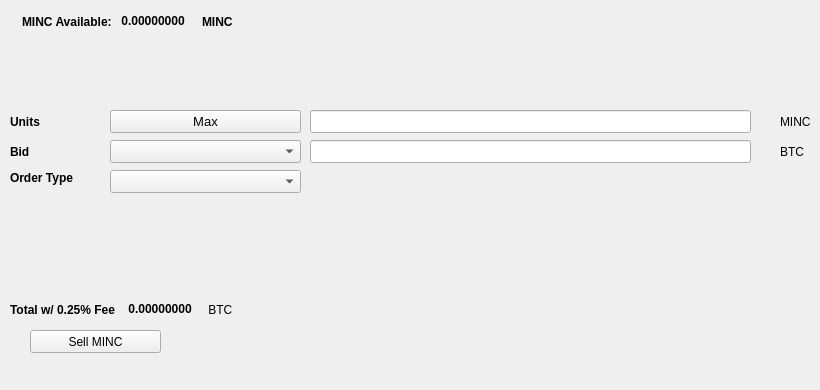
   <widget class="QWidget" name="SellTab">
    <attribute name="title">
     <string>Sell</string>
    </attribute>
    <widget class="QLabel" name="label_16">
     <property name="geometry">
      <rect>
       <x>780</x>
       <y>140</y>
       <width>31</width>
       <height>23</height>
      </rect>
     </property>
     <property name="text">
      <string>BTC</string>
     </property>
    </widget>
    <widget class="QComboBox" name="SellBidcomboBox">
     <property name="geometry">
      <rect>
       <x>110</x>
       <y>140</y>
       <width>191</width>
       <height>23</height>
      </rect>
     </property>
     <property name="font">
      <font>
       <pointsize>10</pointsize>
      </font>
     </property>
    </widget>
    <widget class="QLabel" name="label_18">
     <property name="geometry">
      <rect>
       <x>10</x>
       <y>110</y>
       <width>46</width>
       <height>23</height>
      </rect>
     </property>
     <property name="font">
      <font>
       <weight>75</weight>
       <bold>true</bold>
      </font>
     </property>
     <property name="text">
      <string>Units</string>
     </property>
    </widget>
    <widget class="QPushButton" name="Sell_Max_Amount">
     <property name="geometry">
      <rect>
       <x>110</x>
       <y>110</y>
       <width>191</width>
       <height>23</height>
      </rect>
     </property>
     <property name="font">
      <font>
       <pointsize>10</pointsize>
      </font>
     </property>
     <property name="text">
      <string>Max</string>
     </property>
    </widget>
    <widget class="QLabel" name="label_20">
     <property name="geometry">
      <rect>
       <x>10</x>
       <y>170</y>
       <width>91</width>
       <height>16</height>
      </rect>
     </property>
     <property name="font">
      <font>
       <weight>75</weight>
       <bold>true</bold>
      </font>
     </property>
     <property name="text">
      <string>Order Type</string>
     </property>
    </widget>
    <widget class="QComboBox" name="SellOrdertypeCombo">
     <property name="geometry">
      <rect>
       <x>110</x>
       <y>170</y>
       <width>191</width>
       <height>23</height>
      </rect>
     </property>
     <property name="font">
      <font>
       <pointsize>10</pointsize>
      </font>
     </property>
    </widget>
    <widget class="QLabel" name="label_21">
     <property name="geometry">
      <rect>
       <x>10</x>
       <y>140</y>
       <width>46</width>
       <height>23</height>
      </rect>
     </property>
     <property name="font">
      <font>
       <weight>75</weight>
       <bold>true</bold>
      </font>
     </property>
     <property name="text">
      <string>Bid</string>
     </property>
    </widget>
    <widget class="QLabel" name="label_22">
     <property name="geometry">
      <rect>
       <x>780</x>
       <y>110</y>
       <width>31</width>
       <height>23</height>
      </rect>
     </property>
     <property name="text">
      <string>MINC</string>
     </property>
    </widget>
    <widget class="QLineEdit" name="UnitsInputMINC">
     <property name="geometry">
      <rect>
       <x>310</x>
       <y>110</y>
       <width>441</width>
       <height>23</height>
      </rect>
     </property>
     <property name="font">
      <font>
       <pointsize>9</pointsize>
       <weight>75</weight>
       <bold>true</bold>
      </font>
     </property>
    </widget>
    <widget class="QLineEdit" name="SellBidPriceEdit">
     <property name="geometry">
      <rect>
       <x>310</x>
       <y>140</y>
       <width>441</width>
       <height>23</height>
      </rect>
     </property>
     <property name="font">
      <font>
       <pointsize>9</pointsize>
       <weight>75</weight>
       <bold>true</bold>
      </font>
     </property>
    </widget>
    <widget class="QPushButton" name="SellMINCBTN">
     <property name="geometry">
      <rect>
       <x>30</x>
       <y>330</y>
       <width>131</width>
       <height>23</height>
      </rect>
     </property>
     <property name="text">
      <string>Sell MINC</string>
     </property>
     <property name="icon">
      <iconset resource="../minnodes">
       <normaloff>:/icons/bitcoin</normaloff>:/icons/bitcoin</iconset>
     </property>
    </widget>
    <widget class="QWidget" name="layoutWidget3">
     <property name="geometry">
      <rect>
       <x>22</x>
       <y>12</y>
       <width>258</width>
       <height>19</height>
      </rect>
     </property>
     <layout class="QHBoxLayout" name="horizontalLayout">
      <item>
       <widget class="QLabel" name="label232_2">
        <property name="font">
         <font>
          <weight>75</weight>
          <bold>true</bold>
         </font>
        </property>
        <property name="text">
         <string>MINC Available:</string>
        </property>
       </widget>
      </item>
      <item>
       <widget class="QLabel" name="MINCAvailableLabel">
        <property name="palette">
         <palette>
          <active>
           <colorrole role="WindowText">
            <brush brushstyle="SolidPattern">
             <color alpha="255">
              <red>0</red>
              <green>0</green>
              <blue>0</blue>
             </color>
            </brush>
           </colorrole>
           <colorrole role="Button">
            <brush brushstyle="SolidPattern">
             <color alpha="255">
              <red>0</red>
              <green>170</green>
              <blue>0</blue>
             </color>
            </brush>
           </colorrole>
           <colorrole role="Light">
            <brush brushstyle="SolidPattern">
             <color alpha="255">
              <red>0</red>
              <green>255</green>
              <blue>0</blue>
             </color>
            </brush>
           </colorrole>
           <colorrole role="Midlight">
            <brush brushstyle="SolidPattern">
             <color alpha="255">
              <red>0</red>
              <green>212</green>
              <blue>0</blue>
             </color>
            </brush>
           </colorrole>
           <colorrole role="Dark">
            <brush brushstyle="SolidPattern">
             <color alpha="255">
              <red>0</red>
              <green>85</green>
              <blue>0</blue>
             </color>
            </brush>
           </colorrole>
           <colorrole role="Mid">
            <brush brushstyle="SolidPattern">
             <color alpha="255">
              <red>0</red>
              <green>113</green>
              <blue>0</blue>
             </color>
            </brush>
           </colorrole>
           <colorrole role="Text">
            <brush brushstyle="SolidPattern">
             <color alpha="255">
              <red>0</red>
              <green>170</green>
              <blue>0</blue>
             </color>
            </brush>
           </colorrole>
           <colorrole role="BrightText">
            <brush brushstyle="SolidPattern">
             <color alpha="255">
              <red>255</red>
              <green>255</green>
              <blue>255</blue>
             </color>
            </brush>
           </colorrole>
           <colorrole role="ButtonText">
            <brush brushstyle="SolidPattern">
             <color alpha="255">
              <red>0</red>
              <green>0</green>
              <blue>0</blue>
             </color>
            </brush>
           </colorrole>
           <colorrole role="Base">
            <brush brushstyle="SolidPattern">
             <color alpha="255">
              <red>255</red>
              <green>255</green>
              <blue>255</blue>
             </color>
            </brush>
           </colorrole>
           <colorrole role="Window">
            <brush brushstyle="SolidPattern">
             <color alpha="255">
              <red>0</red>
              <green>170</green>
              <blue>0</blue>
             </color>
            </brush>
           </colorrole>
           <colorrole role="Shadow">
            <brush brushstyle="SolidPattern">
             <color alpha="255">
              <red>0</red>
              <green>0</green>
              <blue>0</blue>
             </color>
            </brush>
           </colorrole>
           <colorrole role="AlternateBase">
            <brush brushstyle="SolidPattern">
             <color alpha="255">
              <red>127</red>
              <green>212</green>
              <blue>127</blue>
             </color>
            </brush>
           </colorrole>
           <colorrole role="ToolTipBase">
            <brush brushstyle="SolidPattern">
             <color alpha="255">
              <red>255</red>
              <green>255</green>
              <blue>220</blue>
             </color>
            </brush>
           </colorrole>
           <colorrole role="ToolTipText">
            <brush brushstyle="SolidPattern">
             <color alpha="255">
              <red>0</red>
              <green>0</green>
              <blue>0</blue>
             </color>
            </brush>
           </colorrole>
          </active>
          <inactive>
           <colorrole role="WindowText">
            <brush brushstyle="SolidPattern">
             <color alpha="255">
              <red>0</red>
              <green>0</green>
              <blue>0</blue>
             </color>
            </brush>
           </colorrole>
           <colorrole role="Button">
            <brush brushstyle="SolidPattern">
             <color alpha="255">
              <red>0</red>
              <green>170</green>
              <blue>0</blue>
             </color>
            </brush>
           </colorrole>
           <colorrole role="Light">
            <brush brushstyle="SolidPattern">
             <color alpha="255">
              <red>0</red>
              <green>255</green>
              <blue>0</blue>
             </color>
            </brush>
           </colorrole>
           <colorrole role="Midlight">
            <brush brushstyle="SolidPattern">
             <color alpha="255">
              <red>0</red>
              <green>212</green>
              <blue>0</blue>
             </color>
            </brush>
           </colorrole>
           <colorrole role="Dark">
            <brush brushstyle="SolidPattern">
             <color alpha="255">
              <red>0</red>
              <green>85</green>
              <blue>0</blue>
             </color>
            </brush>
           </colorrole>
           <colorrole role="Mid">
            <brush brushstyle="SolidPattern">
             <color alpha="255">
              <red>0</red>
              <green>113</green>
              <blue>0</blue>
             </color>
            </brush>
           </colorrole>
           <colorrole role="Text">
            <brush brushstyle="SolidPattern">
             <color alpha="255">
              <red>0</red>
              <green>170</green>
              <blue>0</blue>
             </color>
            </brush>
           </colorrole>
           <colorrole role="BrightText">
            <brush brushstyle="SolidPattern">
             <color alpha="255">
              <red>255</red>
              <green>255</green>
              <blue>255</blue>
             </color>
            </brush>
           </colorrole>
           <colorrole role="ButtonText">
            <brush brushstyle="SolidPattern">
             <color alpha="255">
              <red>0</red>
              <green>0</green>
              <blue>0</blue>
             </color>
            </brush>
           </colorrole>
           <colorrole role="Base">
            <brush brushstyle="SolidPattern">
             <color alpha="255">
              <red>255</red>
              <green>255</green>
              <blue>255</blue>
             </color>
            </brush>
           </colorrole>
           <colorrole role="Window">
            <brush brushstyle="SolidPattern">
             <color alpha="255">
              <red>0</red>
              <green>170</green>
              <blue>0</blue>
             </color>
            </brush>
           </colorrole>
           <colorrole role="Shadow">
            <brush brushstyle="SolidPattern">
             <color alpha="255">
              <red>0</red>
              <green>0</green>
              <blue>0</blue>
             </color>
            </brush>
           </colorrole>
           <colorrole role="AlternateBase">
            <brush brushstyle="SolidPattern">
             <color alpha="255">
              <red>127</red>
              <green>212</green>
              <blue>127</blue>
             </color>
            </brush>
           </colorrole>
           <colorrole role="ToolTipBase">
            <brush brushstyle="SolidPattern">
             <color alpha="255">
              <red>255</red>
              <green>255</green>
              <blue>220</blue>
             </color>
            </brush>
           </colorrole>
           <colorrole role="ToolTipText">
            <brush brushstyle="SolidPattern">
             <color alpha="255">
              <red>0</red>
              <green>0</green>
              <blue>0</blue>
             </color>
            </brush>
           </colorrole>
          </inactive>
          <disabled>
           <colorrole role="WindowText">
            <brush brushstyle="SolidPattern">
             <color alpha="255">
              <red>0</red>
              <green>85</green>
              <blue>0</blue>
             </color>
            </brush>
           </colorrole>
           <colorrole role="Button">
            <brush brushstyle="SolidPattern">
             <color alpha="255">
              <red>0</red>
              <green>170</green>
              <blue>0</blue>
             </color>
            </brush>
           </colorrole>
           <colorrole role="Light">
            <brush brushstyle="SolidPattern">
             <color alpha="255">
              <red>0</red>
              <green>255</green>
              <blue>0</blue>
             </color>
            </brush>
           </colorrole>
           <colorrole role="Midlight">
            <brush brushstyle="SolidPattern">
             <color alpha="255">
              <red>0</red>
              <green>212</green>
              <blue>0</blue>
             </color>
            </brush>
           </colorrole>
           <colorrole role="Dark">
            <brush brushstyle="SolidPattern">
             <color alpha="255">
              <red>0</red>
              <green>85</green>
              <blue>0</blue>
             </color>
            </brush>
           </colorrole>
           <colorrole role="Mid">
            <brush brushstyle="SolidPattern">
             <color alpha="255">
              <red>0</red>
              <green>113</green>
              <blue>0</blue>
             </color>
            </brush>
           </colorrole>
           <colorrole role="Text">
            <brush brushstyle="SolidPattern">
             <color alpha="255">
              <red>0</red>
              <green>85</green>
              <blue>0</blue>
             </color>
            </brush>
           </colorrole>
           <colorrole role="BrightText">
            <brush brushstyle="SolidPattern">
             <color alpha="255">
              <red>255</red>
              <green>255</green>
              <blue>255</blue>
             </color>
            </brush>
           </colorrole>
           <colorrole role="ButtonText">
            <brush brushstyle="SolidPattern">
             <color alpha="255">
              <red>0</red>
              <green>85</green>
              <blue>0</blue>
             </color>
            </brush>
           </colorrole>
           <colorrole role="Base">
            <brush brushstyle="SolidPattern">
             <color alpha="255">
              <red>0</red>
              <green>170</green>
              <blue>0</blue>
             </color>
            </brush>
           </colorrole>
           <colorrole role="Window">
            <brush brushstyle="SolidPattern">
             <color alpha="255">
              <red>0</red>
              <green>170</green>
              <blue>0</blue>
             </color>
            </brush>
           </colorrole>
           <colorrole role="Shadow">
            <brush brushstyle="SolidPattern">
             <color alpha="255">
              <red>0</red>
              <green>0</green>
              <blue>0</blue>
             </color>
            </brush>
           </colorrole>
           <colorrole role="AlternateBase">
            <brush brushstyle="SolidPattern">
             <color alpha="255">
              <red>0</red>
              <green>170</green>
              <blue>0</blue>
             </color>
            </brush>
           </colorrole>
           <colorrole role="ToolTipBase">
            <brush brushstyle="SolidPattern">
             <color alpha="255">
              <red>255</red>
              <green>255</green>
              <blue>220</blue>
             </color>
            </brush>
           </colorrole>
           <colorrole role="ToolTipText">
            <brush brushstyle="SolidPattern">
             <color alpha="255">
              <red>0</red>
              <green>0</green>
              <blue>0</blue>
             </color>
            </brush>
           </colorrole>
          </disabled>
         </palette>
        </property>
        <property name="font">
         <font>
          <weight>75</weight>
          <bold>true</bold>
         </font>
        </property>
        <property name="text">
         <string> 0.00000000 </string>
        </property>
        <property name="textInteractionFlags">
         <set>Qt::LinksAccessibleByMouse|Qt::TextSelectableByKeyboard|Qt::TextSelectableByMouse</set>
        </property>
       </widget>
      </item>
      <item>
       <widget class="QLabel" name="labelMINC">
        <property name="font">
         <font>
          <weight>75</weight>
          <bold>true</bold>
         </font>
        </property>
        <property name="text">
         <string>MINC</string>
        </property>
       </widget>
      </item>
     </layout>
    </widget>
    <widget class="QWidget" name="layoutWidget">
     <property name="geometry">
      <rect>
       <x>10</x>
       <y>300</y>
       <width>268</width>
       <height>19</height>
      </rect>
     </property>
     <layout class="QHBoxLayout" name="horizontalLayout_2">
      <item>
       <widget class="QLabel" name="label_19">
        <property name="font">
         <font>
          <weight>75</weight>
          <bold>true</bold>
         </font>
        </property>
        <property name="text">
         <string>Total w/ 0.25% Fee </string>
        </property>
       </widget>
      </item>
      <item>
       <widget class="QLabel" name="SellCostLabel">
        <property name="palette">
         <palette>
          <active>
           <colorrole role="WindowText">
            <brush brushstyle="SolidPattern">
             <color alpha="255">
              <red>0</red>
              <green>0</green>
              <blue>0</blue>
             </color>
            </brush>
           </colorrole>
           <colorrole role="Button">
            <brush brushstyle="SolidPattern">
             <color alpha="255">
              <red>0</red>
              <green>170</green>
              <blue>0</blue>
             </color>
            </brush>
           </colorrole>
           <colorrole role="Light">
            <brush brushstyle="SolidPattern">
             <color alpha="255">
              <red>0</red>
              <green>255</green>
              <blue>0</blue>
             </color>
            </brush>
           </colorrole>
           <colorrole role="Midlight">
            <brush brushstyle="SolidPattern">
             <color alpha="255">
              <red>0</red>
              <green>212</green>
              <blue>0</blue>
             </color>
            </brush>
           </colorrole>
           <colorrole role="Dark">
            <brush brushstyle="SolidPattern">
             <color alpha="255">
              <red>0</red>
              <green>85</green>
              <blue>0</blue>
             </color>
            </brush>
           </colorrole>
           <colorrole role="Mid">
            <brush brushstyle="SolidPattern">
             <color alpha="255">
              <red>0</red>
              <green>113</green>
              <blue>0</blue>
             </color>
            </brush>
           </colorrole>
           <colorrole role="Text">
            <brush brushstyle="SolidPattern">
             <color alpha="255">
              <red>0</red>
              <green>170</green>
              <blue>0</blue>
             </color>
            </brush>
           </colorrole>
           <colorrole role="BrightText">
            <brush brushstyle="SolidPattern">
             <color alpha="255">
              <red>255</red>
              <green>255</green>
              <blue>255</blue>
             </color>
            </brush>
           </colorrole>
           <colorrole role="ButtonText">
            <brush brushstyle="SolidPattern">
             <color alpha="255">
              <red>0</red>
              <green>0</green>
              <blue>0</blue>
             </color>
            </brush>
           </colorrole>
           <colorrole role="Base">
            <brush brushstyle="SolidPattern">
             <color alpha="255">
              <red>255</red>
              <green>255</green>
              <blue>255</blue>
             </color>
            </brush>
           </colorrole>
           <colorrole role="Window">
            <brush brushstyle="SolidPattern">
             <color alpha="255">
              <red>0</red>
              <green>170</green>
              <blue>0</blue>
             </color>
            </brush>
           </colorrole>
           <colorrole role="Shadow">
            <brush brushstyle="SolidPattern">
             <color alpha="255">
              <red>0</red>
              <green>0</green>
              <blue>0</blue>
             </color>
            </brush>
           </colorrole>
           <colorrole role="AlternateBase">
            <brush brushstyle="SolidPattern">
             <color alpha="255">
              <red>127</red>
              <green>212</green>
              <blue>127</blue>
             </color>
            </brush>
           </colorrole>
           <colorrole role="ToolTipBase">
            <brush brushstyle="SolidPattern">
             <color alpha="255">
              <red>255</red>
              <green>255</green>
              <blue>220</blue>
             </color>
            </brush>
           </colorrole>
           <colorrole role="ToolTipText">
            <brush brushstyle="SolidPattern">
             <color alpha="255">
              <red>0</red>
              <green>0</green>
              <blue>0</blue>
             </color>
            </brush>
           </colorrole>
          </active>
          <inactive>
           <colorrole role="WindowText">
            <brush brushstyle="SolidPattern">
             <color alpha="255">
              <red>0</red>
              <green>0</green>
              <blue>0</blue>
             </color>
            </brush>
           </colorrole>
           <colorrole role="Button">
            <brush brushstyle="SolidPattern">
             <color alpha="255">
              <red>0</red>
              <green>170</green>
              <blue>0</blue>
             </color>
            </brush>
           </colorrole>
           <colorrole role="Light">
            <brush brushstyle="SolidPattern">
             <color alpha="255">
              <red>0</red>
              <green>255</green>
              <blue>0</blue>
             </color>
            </brush>
           </colorrole>
           <colorrole role="Midlight">
            <brush brushstyle="SolidPattern">
             <color alpha="255">
              <red>0</red>
              <green>212</green>
              <blue>0</blue>
             </color>
            </brush>
           </colorrole>
           <colorrole role="Dark">
            <brush brushstyle="SolidPattern">
             <color alpha="255">
              <red>0</red>
              <green>85</green>
              <blue>0</blue>
             </color>
            </brush>
           </colorrole>
           <colorrole role="Mid">
            <brush brushstyle="SolidPattern">
             <color alpha="255">
              <red>0</red>
              <green>113</green>
              <blue>0</blue>
             </color>
            </brush>
           </colorrole>
           <colorrole role="Text">
            <brush brushstyle="SolidPattern">
             <color alpha="255">
              <red>0</red>
              <green>170</green>
              <blue>0</blue>
             </color>
            </brush>
           </colorrole>
           <colorrole role="BrightText">
            <brush brushstyle="SolidPattern">
             <color alpha="255">
              <red>255</red>
              <green>255</green>
              <blue>255</blue>
             </color>
            </brush>
           </colorrole>
           <colorrole role="ButtonText">
            <brush brushstyle="SolidPattern">
             <color alpha="255">
              <red>0</red>
              <green>0</green>
              <blue>0</blue>
             </color>
            </brush>
           </colorrole>
           <colorrole role="Base">
            <brush brushstyle="SolidPattern">
             <color alpha="255">
              <red>255</red>
              <green>255</green>
              <blue>255</blue>
             </color>
            </brush>
           </colorrole>
           <colorrole role="Window">
            <brush brushstyle="SolidPattern">
             <color alpha="255">
              <red>0</red>
              <green>170</green>
              <blue>0</blue>
             </color>
            </brush>
           </colorrole>
           <colorrole role="Shadow">
            <brush brushstyle="SolidPattern">
             <color alpha="255">
              <red>0</red>
              <green>0</green>
              <blue>0</blue>
             </color>
            </brush>
           </colorrole>
           <colorrole role="AlternateBase">
            <brush brushstyle="SolidPattern">
             <color alpha="255">
              <red>127</red>
              <green>212</green>
              <blue>127</blue>
             </color>
            </brush>
           </colorrole>
           <colorrole role="ToolTipBase">
            <brush brushstyle="SolidPattern">
             <color alpha="255">
              <red>255</red>
              <green>255</green>
              <blue>220</blue>
             </color>
            </brush>
           </colorrole>
           <colorrole role="ToolTipText">
            <brush brushstyle="SolidPattern">
             <color alpha="255">
              <red>0</red>
              <green>0</green>
              <blue>0</blue>
             </color>
            </brush>
           </colorrole>
          </inactive>
          <disabled>
           <colorrole role="WindowText">
            <brush brushstyle="SolidPattern">
             <color alpha="255">
              <red>0</red>
              <green>85</green>
              <blue>0</blue>
             </color>
            </brush>
           </colorrole>
           <colorrole role="Button">
            <brush brushstyle="SolidPattern">
             <color alpha="255">
              <red>0</red>
              <green>170</green>
              <blue>0</blue>
             </color>
            </brush>
           </colorrole>
           <colorrole role="Light">
            <brush brushstyle="SolidPattern">
             <color alpha="255">
              <red>0</red>
              <green>255</green>
              <blue>0</blue>
             </color>
            </brush>
           </colorrole>
           <colorrole role="Midlight">
            <brush brushstyle="SolidPattern">
             <color alpha="255">
              <red>0</red>
              <green>212</green>
              <blue>0</blue>
             </color>
            </brush>
           </colorrole>
           <colorrole role="Dark">
            <brush brushstyle="SolidPattern">
             <color alpha="255">
              <red>0</red>
              <green>85</green>
              <blue>0</blue>
             </color>
            </brush>
           </colorrole>
           <colorrole role="Mid">
            <brush brushstyle="SolidPattern">
             <color alpha="255">
              <red>0</red>
              <green>113</green>
              <blue>0</blue>
             </color>
            </brush>
           </colorrole>
           <colorrole role="Text">
            <brush brushstyle="SolidPattern">
             <color alpha="255">
              <red>0</red>
              <green>85</green>
              <blue>0</blue>
             </color>
            </brush>
           </colorrole>
           <colorrole role="BrightText">
            <brush brushstyle="SolidPattern">
             <color alpha="255">
              <red>255</red>
              <green>255</green>
              <blue>255</blue>
             </color>
            </brush>
           </colorrole>
           <colorrole role="ButtonText">
            <brush brushstyle="SolidPattern">
             <color alpha="255">
              <red>0</red>
              <green>85</green>
              <blue>0</blue>
             </color>
            </brush>
           </colorrole>
           <colorrole role="Base">
            <brush brushstyle="SolidPattern">
             <color alpha="255">
              <red>0</red>
              <green>170</green>
              <blue>0</blue>
             </color>
            </brush>
           </colorrole>
           <colorrole role="Window">
            <brush brushstyle="SolidPattern">
             <color alpha="255">
              <red>0</red>
              <green>170</green>
              <blue>0</blue>
             </color>
            </brush>
           </colorrole>
           <colorrole role="Shadow">
            <brush brushstyle="SolidPattern">
             <color alpha="255">
              <red>0</red>
              <green>0</green>
              <blue>0</blue>
             </color>
            </brush>
           </colorrole>
           <colorrole role="AlternateBase">
            <brush brushstyle="SolidPattern">
             <color alpha="255">
              <red>0</red>
              <green>170</green>
              <blue>0</blue>
             </color>
            </brush>
           </colorrole>
           <colorrole role="ToolTipBase">
            <brush brushstyle="SolidPattern">
             <color alpha="255">
              <red>255</red>
              <green>255</green>
              <blue>220</blue>
             </color>
            </brush>
           </colorrole>
           <colorrole role="ToolTipText">
            <brush brushstyle="SolidPattern">
             <color alpha="255">
              <red>0</red>
              <green>0</green>
              <blue>0</blue>
             </color>
            </brush>
           </colorrole>
          </disabled>
         </palette>
        </property>
        <property name="font">
         <font>
          <weight>75</weight>
          <bold>true</bold>
         </font>
        </property>
        <property name="autoFillBackground">
         <bool>false</bool>
        </property>
        <property name="text">
         <string> 0.00000000</string>
        </property>
        <property name="textInteractionFlags">
         <set>Qt::LinksAccessibleByMouse|Qt::TextSelectableByMouse</set>
        </property>
       </widget>
      </item>
      <item>
       <widget class="QLabel" name="label_17">
        <property name="font">
         <font>
          <weight>50</weight>
          <bold>false</bold>
         </font>
        </property>
        <property name="text">
         <string> BTC</string>
        </property>
       </widget>
      </item>
     </layout>
    </widget>
    <widget class="QLabel" name="label_23">
     <property name="geometry">
      <rect>
       <x>460</x>
       <y>300</y>
       <width>281</width>
       <height>81</height>
      </rect>
     </property>
     <property name="text">
      <string/>
     </property>
     <property name="pixmap">
      <pixmap>:/images/bittrex</pixmap>
     </property>
    </widget>
   </widget>
